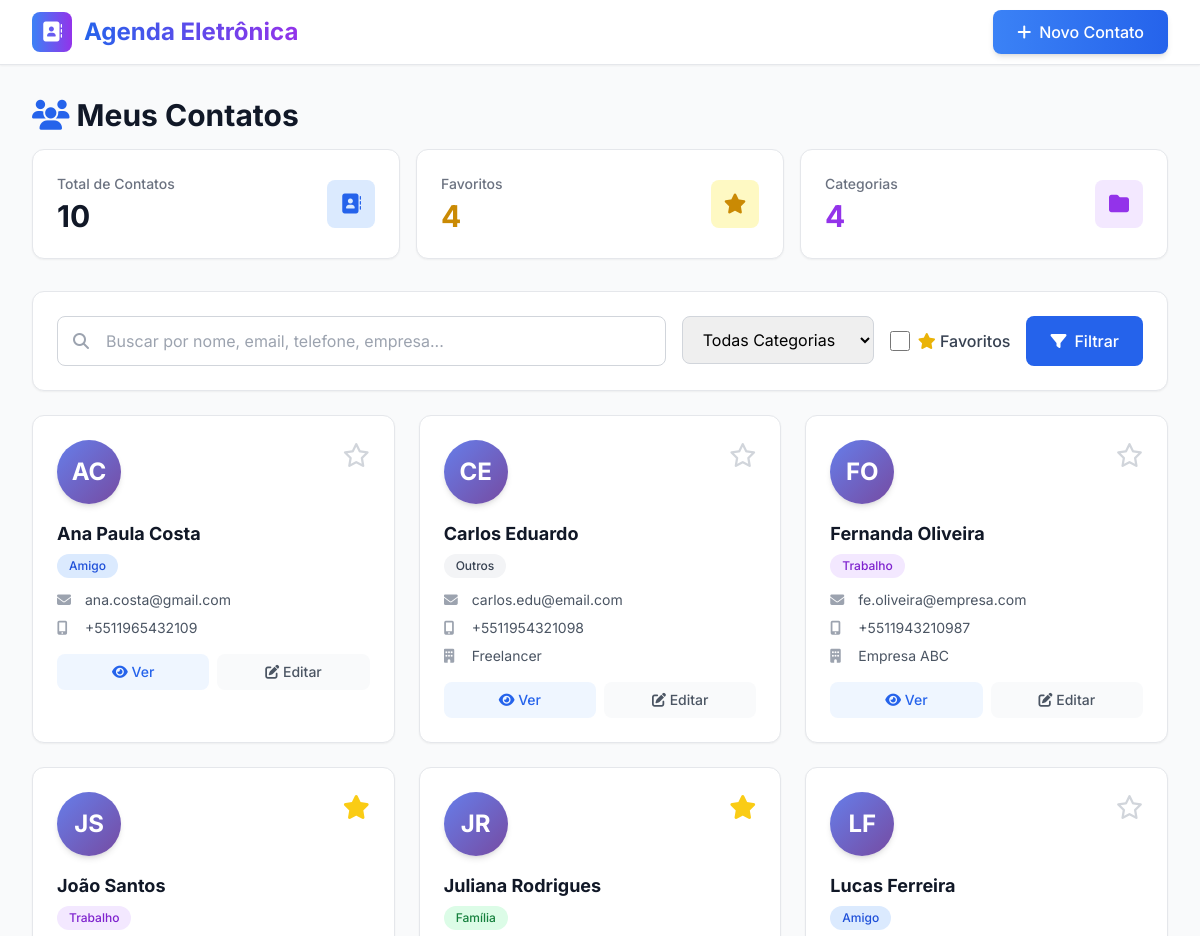
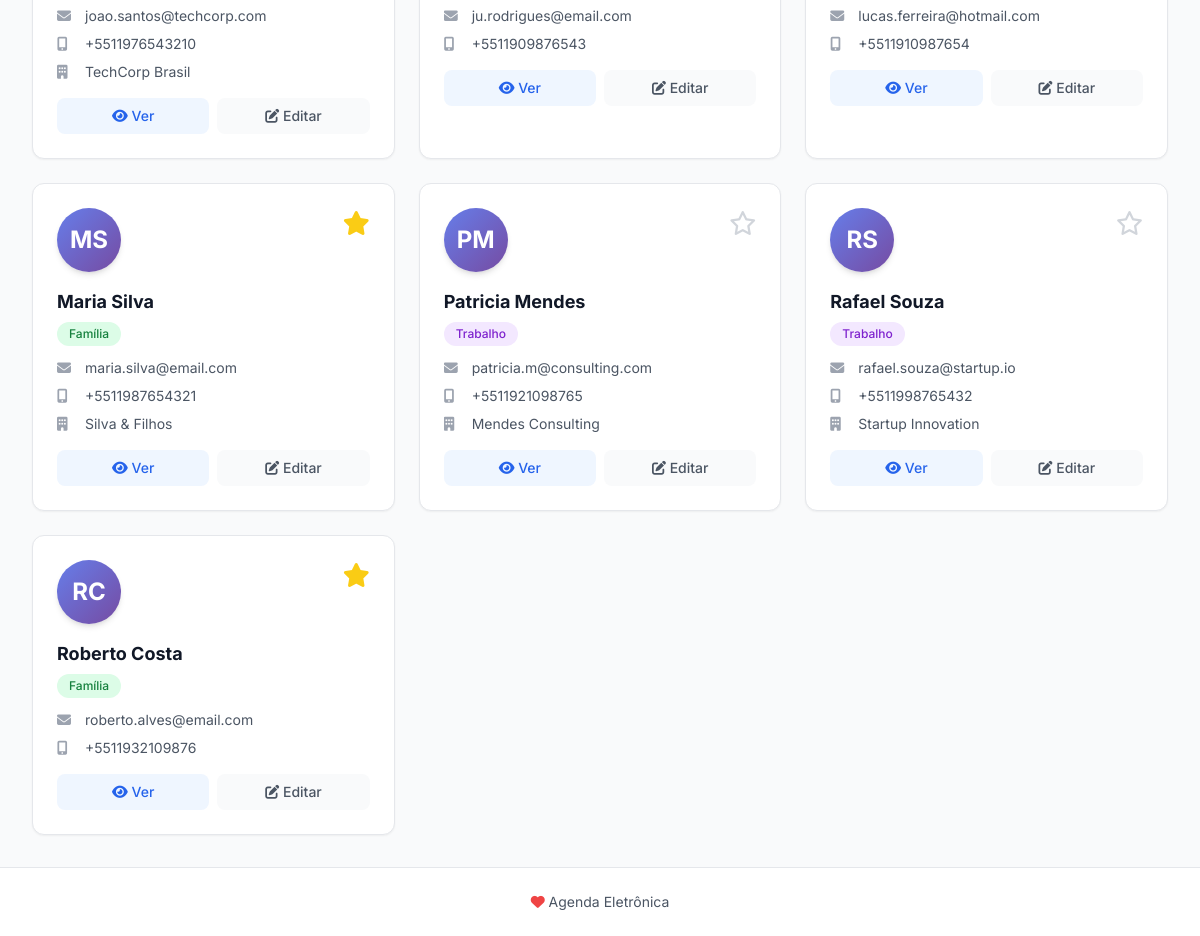
The page / on the database its author committed (2 pictures, top to bottom).
### contatos/models.py (models this page shows, shortened)
class Contato(models.Model):
    CATEGORIAS = [
        ('familia', 'Família'),
        ('amigo', 'Amigo'),
        ('trabalho', 'Trabalho'),
        ('outros', 'Outros'),
    ]
    nome = models.CharField(max_length=200, verbose_name='Nome Completo')
    email = models.EmailField(blank=True, null=True, verbose_name='E-mail')
    telefone_regex = RegexValidator(
        regex=r'^\+?1?\d{9,15}$',
        message="O telefone deve estar no formato: '+999999999'. Até 15 dígitos permitidos."
    )
    telefone = models.CharField(
        validators=[telefone_regex],
        max_length=17,
        blank=True,
        null=True,
        verbose_name='Telefone'
    )
    celular = models.CharField(
        validators=[telefone_regex],
        max_length=17,
        blank=True,
        null=True,
        verbose_name='Celular'
    )
    endereco = models.TextField(blank=True, null=True, verbose_name='Endereço')
    categoria = models.CharField(
        max_length=20,
        choices=CATEGORIAS,
        default='outros',
        verbose_name='Categoria'
    )
    empresa = models.CharField(max_length=200, blank=True, null=True, verbose_name='Empresa')
    cargo = models.CharField(max_length=200, blank=True, null=True, verbose_name='Cargo')
    aniversario = models.DateField(blank=True, null=True, verbose_name='Aniversário')
    observacoes = models.TextField(blank=True, null=True, verbose_name='Observações')
    favorito = models.BooleanField(default=False, verbose_name='Favorito')
    criado_em = models.DateTimeField(auto_now_add=True, verbose_name='Criado em')
    atualizado_em = models.DateTimeField(auto_now=True, verbose_name='Atualizado em')
    class Meta:
        ordering = ['nome']
        verbose_name = 'Contato'
        verbose_name_plural = 'Contatos'
    def get_iniciais(self):
        nomes = self.nome.split()
        if len(nomes) >= 2:
            return f"{nomes[0][0]}{nomes[-1][0]}".upper()
        return self.nome[0].upper() if self.nome else "?"

### contatos/views.py (the view, shortened to what this page needs)
# urls.py: path('', views.lista_contatos, name='lista_contatos'),
def lista_contatos(request):
    contatos_list = Contato.objects.all()
    query = request.GET.get('q', '')
    categoria = request.GET.get('categoria', '')
    if categoria:
        contatos_list = contatos_list.filter(categoria=categoria)
    favoritos = request.GET.get('favoritos', '')
    if favoritos == '1':
        contatos_list = contatos_list.filter(favorito=True)
    paginator = Paginator(contatos_list, 12)  # 12 contatos por página
    page_number = request.GET.get('page')
    contatos = paginator.get_page(page_number)
    context = {
        'contatos': contatos,
        'query': query,
        'categoria_selecionada': categoria,
        'favoritos': favoritos,
        'total_contatos': Contato.objects.count(),
        'total_favoritos': Contato.objects.filter(favorito=True).count(),
    }
    return render(request, 'contatos/lista_contatos.html', context)

### templates/contatos/lista_contatos.html (shortened to what this page needs)
{% extends 'base.html' %}
{% block content %}
<div class="fade-in">
    <div class="mb-8">
        <h1 class="text-3xl font-bold text-gray-900 mb-4">
            <i class="fas fa-users text-blue-600"></i> Meus Contatos
        </h1>
        <div class="grid grid-cols-1 md:grid-cols-3 gap-4 mb-6">
            <div class="bg-white rounded-xl p-6 shadow-sm border border-gray-200">
                <div class="flex items-center justify-between">
                    <div>
                        <p class="text-gray-500 text-sm font-medium">Total de Contatos</p>
                        <p class="text-3xl font-bold text-gray-900 mt-1">{{ total_contatos }}</p>
                    </div>
                    <div class="w-12 h-12 bg-blue-100 rounded-lg flex items-center justify-center">
                        <i class="fas fa-address-book text-blue-600 text-xl"></i>
                    </div>
                </div>
            </div>
            <div class="bg-white rounded-xl p-6 shadow-sm border border-gray-200">
                <div class="flex items-center justify-between">
                    <div>
                        <p class="text-gray-500 text-sm font-medium">Favoritos</p>
                        <p class="text-3xl font-bold text-yellow-600 mt-1">{{ total_favoritos }}</p>
                    </div>
                    <div class="w-12 h-12 bg-yellow-100 rounded-lg flex items-center justify-center">
                        <i class="fas fa-star text-yellow-600 text-xl"></i>
                    </div>
                </div>
            </div>
            <div class="bg-white rounded-xl p-6 shadow-sm border border-gray-200">
                <div class="flex items-center justify-between">
                    <div>
                        <p class="text-gray-500 text-sm font-medium">Categorias</p>
                        <p class="text-3xl font-bold text-purple-600 mt-1">4</p>
                    </div>
                    <div class="w-12 h-12 bg-purple-100 rounded-lg flex items-center justify-center">
                        <i class="fas fa-folder text-purple-600 text-xl"></i>
                    </div>
                </div>
            </div>
        </div>
    </div>
    <div class="bg-white rounded-xl shadow-sm border border-gray-200 p-6 mb-6">
        <form method="get" action="{% url 'lista_contatos' %}" class="space-y-4">
            <div class="flex flex-col md:flex-row gap-4">
                <div class="flex-1">
                    <div class="relative">
                        <input
                            type="text"
                            name="q"
                            value="{{ query }}"
                            placeholder="Buscar por nome, email, telefone, empresa..."
                            class="w-full pl-12 pr-4 py-3 border border-gray-300 rounded-lg focus:ring-2 focus:ring-blue-500 focus:border-transparent transition duration-200"
                        >
                        <i class="fas fa-search absolute left-4 top-1/2 transform -translate-y-1/2 text-gray-400"></i>
                    </div>
                </div>
                <div class="md:w-48">
                    <select name="categoria" class="w-full px-4 py-3 border border-gray-300 rounded-lg focus:ring-2 focus:ring-blue-500 focus:border-transparent transition duration-200">
                        <option value="">Todas Categorias</option>
                    </select>
                </div>
                <div class="flex items-center space-x-4">
                    <label class="flex items-center space-x-2 cursor-pointer">
                        <input type="checkbox" name="favoritos" value="1" {% if favoritos == '1' %}checked{% endif %} class="w-5 h-5 text-yellow-600 rounded focus:ring-2 focus:ring-yellow-500">
                        <span class="text-gray-700 font-medium">
                            <i class="fas fa-star text-yellow-500"></i> Favoritos
                        </span>
                    </label>
                </div>
                <button type="submit" class="bg-blue-600 hover:bg-blue-700 text-white px-6 py-3 rounded-lg font-medium transition duration-200 flex items-center justify-center space-x-2">
                    <i class="fas fa-filter"></i>
                    <span>Filtrar</span>
                </button>
            </div>
        </form>
    </div>
    {% if contatos %}
    <div class="grid grid-cols-1 md:grid-cols-2 lg:grid-cols-3 xl:grid-cols-4 gap-6">
        {% for contato in contatos %}
        <div class="bg-white rounded-xl shadow-sm border border-gray-200 overflow-hidden card-hover">
            <div class="p-6">
                <div class="flex items-start justify-between mb-4">
                    <div class="w-16 h-16 avatar-gradient rounded-full flex items-center justify-center text-white text-2xl font-bold shadow-md">
                        {{ contato.get_iniciais }}
                    </div>
                    <a href="{% url 'toggle_favorito' contato.pk %}?next=lista_contatos" class="text-2xl transition duration-200">
                        {% if contato.favorito %}
                        <i class="fas fa-star text-yellow-400 hover:text-yellow-500"></i>
                        {% else %}
                        <i class="far fa-star text-gray-300 hover:text-yellow-400"></i>
                        {% endif %}
                    </a>
                </div>
                <h3 class="text-lg font-bold text-gray-900 mb-1 truncate">{{ contato.nome }}</h3>
                <span class="inline-block px-3 py-1 text-xs font-medium rounded-full mb-3
                    {% if contato.categoria == 'familia' %}bg-green-100 text-green-700
                    {% elif contato.categoria == 'amigo' %}bg-blue-100 text-blue-700
                    {% elif contato.categoria == 'trabalho' %}bg-purple-100 text-purple-700
                    {% else %}bg-gray-100 text-gray-700{% endif %}">
                    {% if contato.categoria == 'familia' %}Família
                    {% elif contato.categoria == 'amigo' %}Amigo
                    {% elif contato.categoria == 'trabalho' %}Trabalho
                    {% else %}Outros{% endif %}
                </span>
                <div class="space-y-2 mb-4">
                    {% if contato.email %}
                    <p class="text-sm text-gray-600 flex items-center truncate">
                        <i class="fas fa-envelope w-5 text-gray-400"></i>
                        <span class="ml-2">{{ contato.email }}</span>
                    </p>
                    {% endif %}
                    {% if contato.celular %}
                    <p class="text-sm text-gray-600 flex items-center">
                        <i class="fas fa-mobile-alt w-5 text-gray-400"></i>
                        <span class="ml-2">{{ contato.celular }}</span>
                    </p>
                    {% elif contato.telefone %}
                    <p class="text-sm text-gray-600 flex items-center">
                        <i class="fas fa-phone w-5 text-gray-400"></i>
                        <span class="ml-2">{{ contato.telefone }}</span>
                    </p>
                    {% endif %}
                    {% if contato.empresa %}
                    <p class="text-sm text-gray-600 flex items-center truncate">
                        <i class="fas fa-building w-5 text-gray-400"></i>
                        <span class="ml-2">{{ contato.empresa }}</span>
                    </p>
                    {% endif %}
                </div>
                <div class="flex gap-2">
                    <a href="{% url 'detalhes_contato' contato.pk %}" class="flex-1 bg-blue-50 hover:bg-blue-100 text-blue-600 py-2 px-4 rounded-lg text-sm font-medium transition duration-200 text-center">
                        <i class="fas fa-eye"></i> Ver
                    </a>
                    <a href="{% url 'editar_contato' contato.pk %}" class="flex-1 bg-gray-50 hover:bg-gray-100 text-gray-600 py-2 px-4 rounded-lg text-sm font-medium transition duration-200 text-center">
                        <i class="fas fa-edit"></i> Editar
                    </a>
                </div>
            </div>
        </div>
        {% endfor %}
    </div>
    {% endif %}
</div>
{% endblock %}

### templates/base.html (shortened to what this page needs)
<!DOCTYPE html>
<html lang="pt-BR">
<head>
    <script src="https://cdn.tailwindcss.com"></script>
    <link rel="stylesheet" href="https://cdnjs.cloudflare.com/ajax/libs/font-awesome/6.4.0/css/all.min.css">
</head>
<body class="bg-gray-50 min-h-screen">
    <nav class="bg-white shadow-sm border-b border-gray-200">
        <div class="max-w-7xl mx-auto px-4 sm:px-6 lg:px-8">
            <div class="flex justify-between items-center h-16">
                <div class="flex items-center space-x-3">
                    <div class="w-10 h-10 bg-gradient-to-r from-blue-500 to-purple-600 rounded-lg flex items-center justify-center">
                        <i class="fas fa-address-book text-white text-xl"></i>
                    </div>
                    <a href="{% url 'lista_contatos' %}" class="text-2xl font-bold bg-gradient-to-r from-blue-600 to-purple-600 bg-clip-text text-transparent">
                    </a>
                </div>
                <div class="flex items-center space-x-4">
                    <a href="{% url 'criar_contato' %}" class="bg-gradient-to-r from-blue-500 to-blue-600 hover:from-blue-600 hover:to-blue-700 text-white px-6 py-2.5 rounded-lg font-medium transition duration-200 flex items-center space-x-2 shadow-md hover:shadow-lg">
                        <i class="fas fa-plus"></i>
                        <span>Novo Contato</span>
                    </a>
                </div>
            </div>
        </div>
    </nav>
    <main class="max-w-7xl mx-auto px-4 sm:px-6 lg:px-8 py-8">
        {% block content %}{% endblock %}
    </main>
    <footer class="bg-white border-t border-gray-200 mt-auto">
        <div class="max-w-7xl mx-auto px-4 sm:px-6 lg:px-8 py-6">
            <div class="text-center text-gray-600">
                <p class="text-sm">
                    <i class="fas fa-heart text-red-500"></i>
                    Agenda Eletrônica
                </p>
            </div>
        </div>
    </footer>
</body>
</html>

### templates/base.html (style rules this page uses)
body { font-family: 'Inter', sans-serif; }
.avatar-gradient { background: linear-gradient(135deg, #667eea 0%, #764ba2 100%); }
.card-hover { transition: all 0.3s ease; }
.fade-in { animation: fadeIn 0.5s ease-in; }

### rows shown on the page
Contato: get_iniciais "AC", favorito False (drawn), nome "Ana Paula Costa", categoria "Amigo", email "ana.costa@gmail.com", celular "+5511965432109"
Contato: get_iniciais "CE", favorito False (drawn), nome "Carlos Eduardo", categoria "Outros", email "carlos.edu@email.com", celular "+5511954321098", empresa "Freelancer"
Contato: get_iniciais "FO", favorito False (drawn), nome "Fernanda Oliveira", categoria "Trabalho", email "fe.oliveira@empresa.com", celular "+5511943210987", empresa "Empresa ABC"
Contato: get_iniciais "JS", favorito True (drawn), nome "João Santos", categoria "Trabalho", email "joao.santos@techcorp.com", celular "+5511976543210", empresa "TechCorp Brasil"
Contato: get_iniciais "JR", favorito True (drawn), nome "Juliana Rodrigues", categoria "Família", email "ju.rodrigues@email.com", celular "+5511909876543"
Contato: get_iniciais "LF", favorito False (drawn), nome "Lucas Ferreira", categoria "Amigo", email "lucas.ferreira@hotmail.com", celular "+5511910987654"
Contato: get_iniciais "MS", favorito True (drawn), nome "Maria Silva", categoria "Família", email "maria.silva@email.com", celular "+5511987654321", empresa "Silva & Filhos"
Contato: get_iniciais "PM", favorito False (drawn), nome "Patricia Mendes", categoria "Trabalho", email "patricia.m@consulting.com", celular "+5511921098765", empresa "Mendes Consulting"
Contato: get_iniciais "RS", favorito False (drawn), nome "Rafael Souza", categoria "Trabalho", email "rafael.souza@startup.io", celular "+5511998765432", empresa "Startup Innovation"
Contato: get_iniciais "RC", favorito True (drawn), nome "Roberto Costa", categoria "Família", email "roberto.alves@email.com", celular "+5511932109876"

### other values the page prints
{{ total_contatos }} "10"
{{ total_favoritos }} "4"
